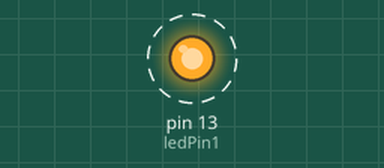
Simulated run of this program. Board: Arduino Nano, built with avr-gcc and run on an emulated ATmega328P. Shown: output pins drawn as LEDs (lit = HIGH). Dashed ring = blinking.

Above: at 0.3 s.
Timing chart, 0 to 3.2 s (numbered marks = the images above):
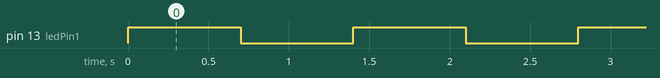

Measured:
- by itself, pin 13 (ledPin1): alternates HIGH for 0.70 s and LOW for 0.70 s

The program:

main.cpp
```cpp
// ************************************************************
// *                                                          *
// * Laesst auf einem Arduino Nano eine an Pin 13 und GND an- *
// * geschlossene LED blinken                      2025-11-29 *
// *                                                          *
// ************************************************************


#include <Arduino.h>

int ledPin1 = 13; // on-board red LED, angeschlossen an Pin 13

void setup()
{
  pinMode(ledPin1, OUTPUT); // setze digitalen Pin als Output
}

void loop()
{
  digitalWrite(ledPin1, HIGH);
  delay(700);
  digitalWrite(ledPin1, LOW);
  delay(700);
}
```
